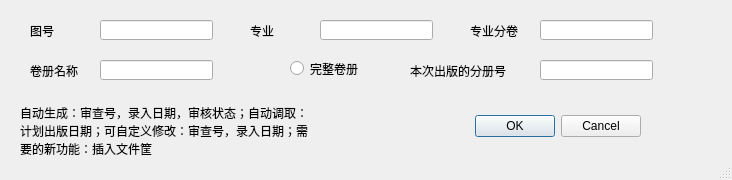
<?xml version="1.0" encoding="UTF-8"?>
<ui version="4.0">
 <class>Dialog_new_review_proccess</class>
 <widget class="QDialog" name="Dialog_new_review_proccess">
  <property name="geometry">
   <rect>
    <x>0</x>
    <y>0</y>
    <width>732</width>
    <height>180</height>
   </rect>
  </property>
  <property name="windowTitle">
   <string>新建审查流程</string>
  </property>
  <property name="sizeGripEnabled">
   <bool>true</bool>
  </property>
  <widget class="QDialogButtonBox" name="buttonBox">
   <property name="geometry">
    <rect>
     <x>300</x>
     <y>110</y>
     <width>341</width>
     <height>32</height>
    </rect>
   </property>
   <property name="orientation">
    <enum>Qt::Horizontal</enum>
   </property>
   <property name="standardButtons">
    <set>QDialogButtonBox::Cancel|QDialogButtonBox::Ok</set>
   </property>
  </widget>
  <widget class="QLabel" name="label_drawing_no">
   <property name="geometry">
    <rect>
     <x>30</x>
     <y>20</y>
     <width>51</width>
     <height>21</height>
    </rect>
   </property>
   <property name="text">
    <string>图号</string>
   </property>
  </widget>
  <widget class="QLineEdit" name="lineEdit_drawing_no">
   <property name="geometry">
    <rect>
     <x>100</x>
     <y>20</y>
     <width>113</width>
     <height>20</height>
    </rect>
   </property>
  </widget>
  <widget class="QLineEdit" name="lineEdit_profession">
   <property name="geometry">
    <rect>
     <x>320</x>
     <y>20</y>
     <width>113</width>
     <height>20</height>
    </rect>
   </property>
  </widget>
  <widget class="QLabel" name="label_profession">
   <property name="geometry">
    <rect>
     <x>250</x>
     <y>20</y>
     <width>51</width>
     <height>21</height>
    </rect>
   </property>
   <property name="text">
    <string>专业</string>
   </property>
  </widget>
  <widget class="QLabel" name="label_profession_vol">
   <property name="geometry">
    <rect>
     <x>470</x>
     <y>20</y>
     <width>51</width>
     <height>21</height>
    </rect>
   </property>
   <property name="text">
    <string>专业分卷</string>
   </property>
  </widget>
  <widget class="QLineEdit" name="lineEdit_profession_vol">
   <property name="geometry">
    <rect>
     <x>540</x>
     <y>20</y>
     <width>113</width>
     <height>20</height>
    </rect>
   </property>
  </widget>
  <widget class="QLineEdit" name="lineEdit_drawing_subvol_no">
   <property name="geometry">
    <rect>
     <x>540</x>
     <y>60</y>
     <width>113</width>
     <height>20</height>
    </rect>
   </property>
  </widget>
  <widget class="QLineEdit" name="lineEdit_drawing_name">
   <property name="geometry">
    <rect>
     <x>100</x>
     <y>60</y>
     <width>113</width>
     <height>20</height>
    </rect>
   </property>
  </widget>
  <widget class="QLabel" name="label_vol_name">
   <property name="geometry">
    <rect>
     <x>30</x>
     <y>60</y>
     <width>51</width>
     <height>21</height>
    </rect>
   </property>
   <property name="text">
    <string>卷册名称</string>
   </property>
  </widget>
  <widget class="QLabel" name="label_subvol_no">
   <property name="geometry">
    <rect>
     <x>410</x>
     <y>60</y>
     <width>111</width>
     <height>21</height>
    </rect>
   </property>
   <property name="text">
    <string>本次出版的分册号</string>
   </property>
  </widget>
  <widget class="QRadioButton" name="radioButton_integrity">
   <property name="geometry">
    <rect>
     <x>290</x>
     <y>60</y>
     <width>82</width>
     <height>17</height>
    </rect>
   </property>
   <property name="text">
    <string>完整卷册</string>
   </property>
  </widget>
  <widget class="QLabel" name="label_memo">
   <property name="geometry">
    <rect>
     <x>20</x>
     <y>90</y>
     <width>291</width>
     <height>81</height>
    </rect>
   </property>
   <property name="autoFillBackground">
    <bool>true</bool>
   </property>
   <property name="text">
    <string>自动生成：审查号，录入日期，审核状态；自动调取：计划出版日期；可自定义修改：审查号，录入日期；需要的新功能：插入文件筐</string>
   </property>
   <property name="wordWrap">
    <bool>true</bool>
   </property>
  </widget>
 </widget>
 <tabstops>
  <tabstop>lineEdit_drawing_no</tabstop>
  <tabstop>lineEdit_profession</tabstop>
  <tabstop>lineEdit_profession_vol</tabstop>
  <tabstop>lineEdit_drawing_name</tabstop>
  <tabstop>radioButton_integrity</tabstop>
  <tabstop>lineEdit_drawing_subvol_no</tabstop>
 </tabstops>
 <resources/>
 <connections>
  <connection>
   <sender>buttonBox</sender>
   <signal>accepted()</signal>
   <receiver>Dialog_new_review_proccess</receiver>
   <slot>accept()</slot>
   <hints>
    <hint type="sourcelabel">
     <x>248</x>
     <y>254</y>
    </hint>
    <hint type="destinationlabel">
     <x>157</x>
     <y>274</y>
    </hint>
   </hints>
  </connection>
  <connection>
   <sender>buttonBox</sender>
   <signal>rejected()</signal>
   <receiver>Dialog_new_review_proccess</receiver>
   <slot>reject()</slot>
   <hints>
    <hint type="sourcelabel">
     <x>316</x>
     <y>260</y>
    </hint>
    <hint type="destinationlabel">
     <x>286</x>
     <y>274</y>
    </hint>
   </hints>
  </connection>
 </connections>
</ui>
